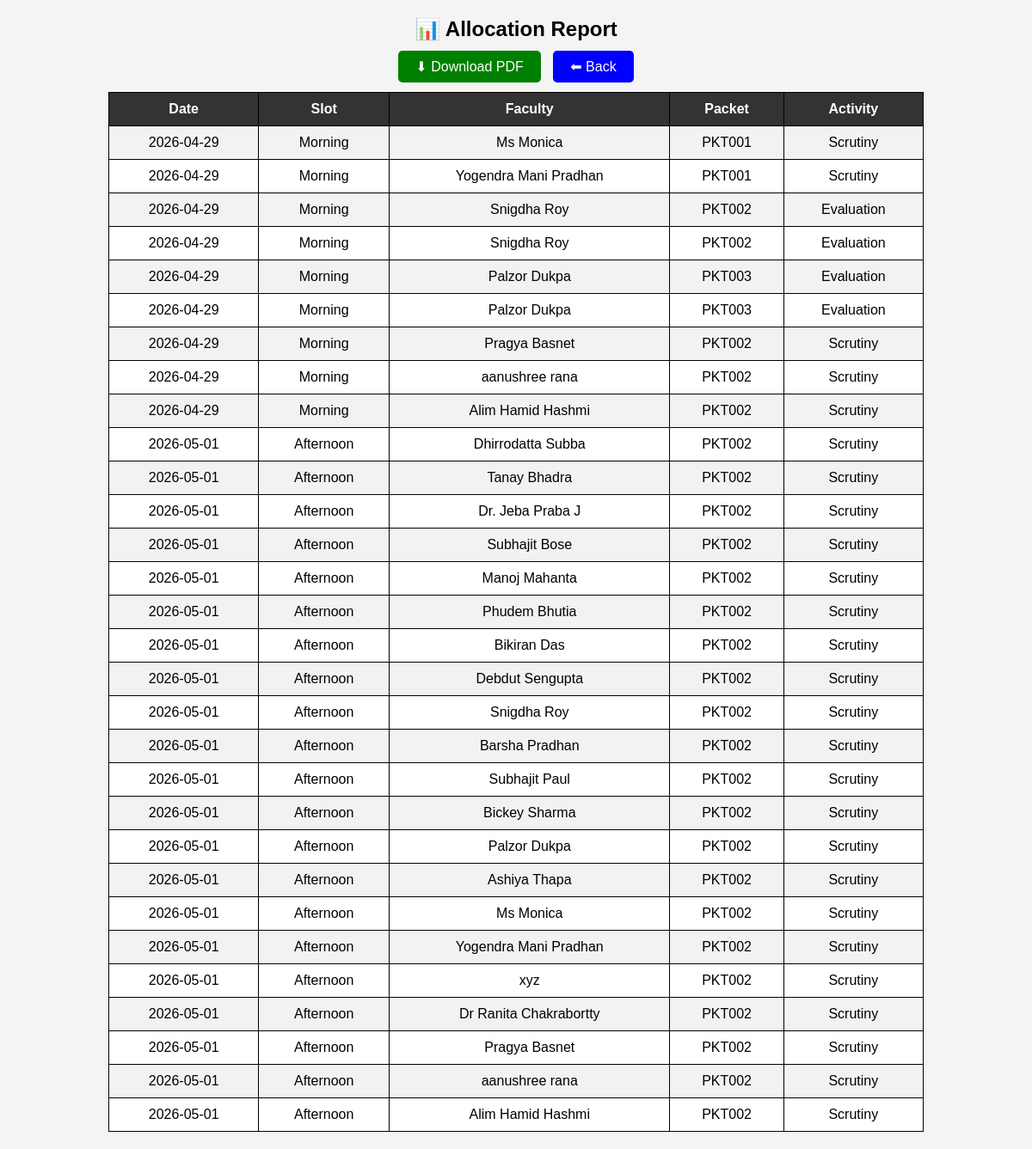
Screenshot of /report with the database file from the repository.
### tables this page shows
CREATE TABLE allocation (
            id INTEGER PRIMARY KEY AUTOINCREMENT,
            date TEXT,
            slot INTEGER,
            faculty_id INTEGER,
            packet_id INTEGER,
            activity TEXT
        );

CREATE TABLE faculty (
            id INTEGER PRIMARY KEY AUTOINCREMENT,
            name TEXT,
            department TEXT
        , department_id INTEGER);

CREATE TABLE packets (
            id INTEGER PRIMARY KEY AUTOINCREMENT,
            packet_name TEXT,
            course_id INTEGER,
            script_count INTEGER,
            status TEXT DEFAULT 'Pending',
            evaluator_id INTEGER
        , result TEXT DEFAULT '', eval_date TEXT);

### app.py (the view)
@app.route("/report")
def report():
    conn = get_db_connection()
    data = conn.execute("""
        SELECT a.date, a.slot, f.name, p.packet_name, a.activity
        FROM allocation a
        JOIN faculty f ON a.faculty_id = f.id
        JOIN packets p ON a.packet_id = p.id
        ORDER BY a.date, a.slot
    """).fetchall()
    conn.close()
    return render_template("report.html", data=data)

### app.py (called while the page is built)
def get_db_connection():
    conn = sqlite3.connect(r"C:\Users\admin\Desktop\dataset of pythons\exam_system\exam.db")
    conn.row_factory = sqlite3.Row
    return conn

### templates/report.html (shortened to what this page needs)
<!DOCTYPE html>
<html>
<head>
</head>
<body>
    <h2>📊 Allocation Report</h2>
    <div class="top-bar">
        <a href="/download_pdf" class="btn">⬇ Download PDF</a>
        <a href="/dashboard" class="btn btn-blue">⬅ Back</a>
    </div>
    <table>
        <tr>
            <th>Date</th>
            <th>Slot</th>
            <th>Faculty</th>
            <th>Packet</th>
            <th>Activity</th>
        </tr>
        {% for row in data %}
        <tr>
            <td>{{ row['date'] }}</td>
            <td>
                {% if row['slot'] == 1 %}
                    Morning
                {% else %}
                    Afternoon
                {% endif %}
            </td>
            <td>{{ row['name'] }}</td>
            <td>{{ row['packet_name'] }}</td>
            <td>{{ row['activity'] }}</td>
        </tr>
        {% endfor %}
    </table>
</body>
</html>

### templates/report.html (style rules this page uses)
body { font-family: Arial; background-color: #f4f4f4; text-align: center; }
h2 { margin-top: 20px; }
.top-bar { margin: 20px; }
table { margin: 20px auto; border-collapse: collapse; width: 80%; background: white; }
th, td { padding: 10px; border: 1px solid black; text-align: center; }
th { background-color: #333; color: white; }
tr:nth-child(even) { background-color: #f2f2f2; }
.btn { padding: 10px 20px; margin: 5px; background-color: green; color: white; text-decoration: none; border-radius: 5px; }
.btn-blue { background-color: blue; }

### rows the page displays
allocation: date "2026-04-29", slot "Morning", name "Ms Monica", packet_name "PKT001", activity "Scrutiny"
allocation: date "2026-04-29", slot "Morning", name "Yogendra Mani Pradhan", packet_name "PKT001", activity "Scrutiny"
allocation: date "2026-04-29", slot "Morning", name "Snigdha Roy", packet_name "PKT002", activity "Evaluation"
allocation: date "2026-04-29", slot "Morning", name "Snigdha Roy", packet_name "PKT002", activity "Evaluation"
allocation: date "2026-04-29", slot "Morning", name "Palzor Dukpa", packet_name "PKT003", activity "Evaluation"
allocation: date "2026-04-29", slot "Morning", name "Palzor Dukpa", packet_name "PKT003", activity "Evaluation"
allocation: date "2026-04-29", slot "Morning", name "Pragya Basnet", packet_name "PKT002", activity "Scrutiny"
allocation: date "2026-04-29", slot "Morning", name "aanushree rana", packet_name "PKT002", activity "Scrutiny"
allocation: date "2026-04-29", slot "Morning", name "Alim Hamid Hashmi", packet_name "PKT002", activity "Scrutiny"
allocation: date "2026-05-01", slot "Afternoon", name "Dhirrodatta Subba", packet_name "PKT002", activity "Scrutiny"
allocation: date "2026-05-01", slot "Afternoon", name "Tanay Bhadra", packet_name "PKT002", activity "Scrutiny"
allocation: date "2026-05-01", slot "Afternoon", name "Dr. Jeba Praba J", packet_name "PKT002", activity "Scrutiny"
allocation: date "2026-05-01", slot "Afternoon", name "Subhajit Bose", packet_name "PKT002", activity "Scrutiny"
allocation: date "2026-05-01", slot "Afternoon", name "Manoj Mahanta", packet_name "PKT002", activity "Scrutiny"
allocation: date "2026-05-01", slot "Afternoon", name "Phudem Bhutia", packet_name "PKT002", activity "Scrutiny"
allocation: date "2026-05-01", slot "Afternoon", name "Bikiran Das", packet_name "PKT002", activity "Scrutiny"
allocation: date "2026-05-01", slot "Afternoon", name "Debdut Sengupta", packet_name "PKT002", activity "Scrutiny"
allocation: date "2026-05-01", slot "Afternoon", name "Snigdha Roy", packet_name "PKT002", activity "Scrutiny"
allocation: date "2026-05-01", slot "Afternoon", name "Barsha Pradhan", packet_name "PKT002", activity "Scrutiny"
allocation: date "2026-05-01", slot "Afternoon", name "Subhajit Paul", packet_name "PKT002", activity "Scrutiny"
allocation: date "2026-05-01", slot "Afternoon", name "Bickey Sharma", packet_name "PKT002", activity "Scrutiny"
allocation: date "2026-05-01", slot "Afternoon", name "Palzor Dukpa", packet_name "PKT002", activity "Scrutiny"
allocation: date "2026-05-01", slot "Afternoon", name "Ashiya Thapa", packet_name "PKT002", activity "Scrutiny"
allocation: date "2026-05-01", slot "Afternoon", name "Ms Monica", packet_name "PKT002", activity "Scrutiny"
allocation: date "2026-05-01", slot "Afternoon", name "Yogendra Mani Pradhan", packet_name "PKT002", activity "Scrutiny"
allocation: date "2026-05-01", slot "Afternoon", name "xyz", packet_name "PKT002", activity "Scrutiny"
allocation: date "2026-05-01", slot "Afternoon", name "Dr Ranita Chakrabortty", packet_name "PKT002", activity "Scrutiny"
allocation: date "2026-05-01", slot "Afternoon", name "Pragya Basnet", packet_name "PKT002", activity "Scrutiny"
allocation: date "2026-05-01", slot "Afternoon", name "aanushree rana", packet_name "PKT002", activity "Scrutiny"
allocation: date "2026-05-01", slot "Afternoon", name "Alim Hamid Hashmi", packet_name "PKT002", activity "Scrutiny"
